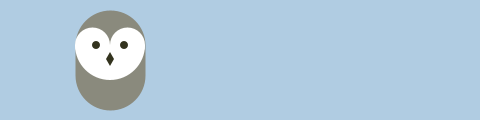
Frame 1 (no input)
Frame 60 (the mouse pressed at the canvas centre just before this capture): identical to frame 1, image omitted
Frame 120 (the mouse held since frame 60 and released just before this capture): identical to frame 1, image omitted

The Processing sketch that drew this single still picture (run headless with seeded random() and noise(); from frame 60 on, the mouse is pressed at the canvas centre):

// Processing sketch: Ex_09_03
// ── Ex_09_03.pde
void setup() {
  size(480, 120);
}

void draw() {
  background(176, 204, 226);
  translate(110, 110);
  stroke(138, 138, 125);
  strokeWeight(70);
  line(0, -35, 0, -65); // Body
  noStroke();
  fill(255);
  ellipse(-17.5, -65, 35, 35); // Left eye dome
  ellipse(17.5, -65, 35, 35);  // Right eye dome
  arc(0, -65, 70, 70, 0, PI);  // Chin
  fill(51, 51, 30);
  ellipse(-14, -65, 8, 8); // Left eye
  ellipse(14, -65, 8, 8);  // Right eye
  quad(0, -58, 4, -51, 0, -44, -4, -51); // Beak
}
